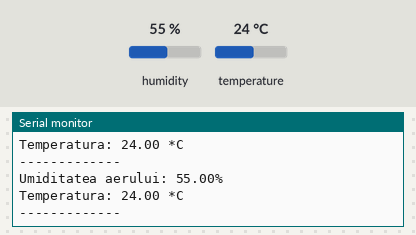
The sketch below on a simulated Arduino Uno, built with avr-gcc and run on an emulated ATmega328P. On the bench: the last lines printed to the serial monitor. Inputs (shaded band) come from the test bench; at power-on: humidity 55 %, temperature 24 °C.

Above: at 2.8 s.
2.9 s: humidity set to 22 %
At 5.5 s:
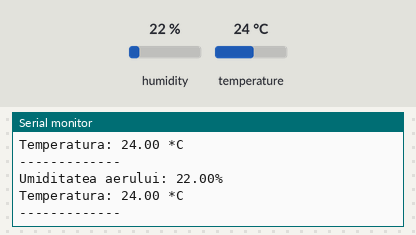
5.6 s: temperature set to 12 °C
At 7.6 s:
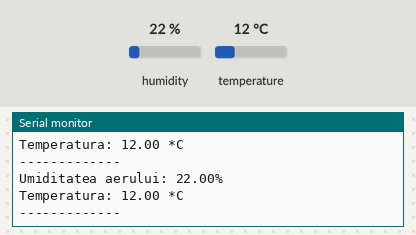
8.3 s: humidity set to 40 %
At 10.5 s:
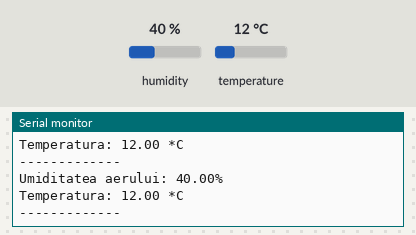
Timing chart, 0 to 12.0 s (numbered marks = the images above; inputs shaded):
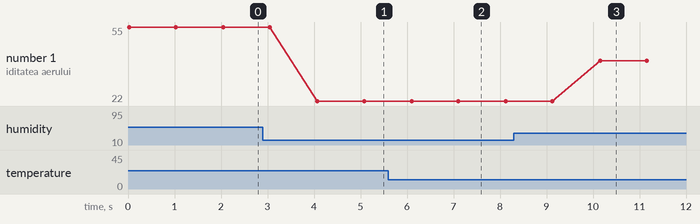

Measured:
- after the input at 2.9 s, the serial monitor: prints a new line after 1.2 s (image 1)
- after the input at 5.6 s, the serial monitor: prints a new line after 0.53 s (image 2)
- after the input at 8.3 s, the serial monitor: prints a new line after 1.9 s (image 3)
- plotted number 1: 55 → 22 after the input at 2.9 s, 22 → 40 after the input at 8.3 s

The sketch:

Exemplu-DHT11_temperatura_si_umiditate.ino
```cpp
#include <DHT.h>

#define DATA_PIN 3 //pinul la care este legat, in cazul de fata D3
#define DHT_TYPE DHT11 //tipul de modul

DHT dht(DATA_PIN, DHT_TYPE); //declarare modul

void setup() {
  Serial.begin(9600);
  dht.begin(); //initializare modul
}

void loop() {
  float hum = dht.readHumidity(); //citire umiditate
  float temp = dht.readTemperature(); //citire temperatura
  //afisare date
  Serial.print("Umiditatea aerului: ");
  Serial.print(hum);
  Serial.println("%");
  Serial.print("Temperatura: ");
  Serial.print(temp);
  Serial.println(" *C");
  Serial.println("-------------");
  delay(1000);
}
```
